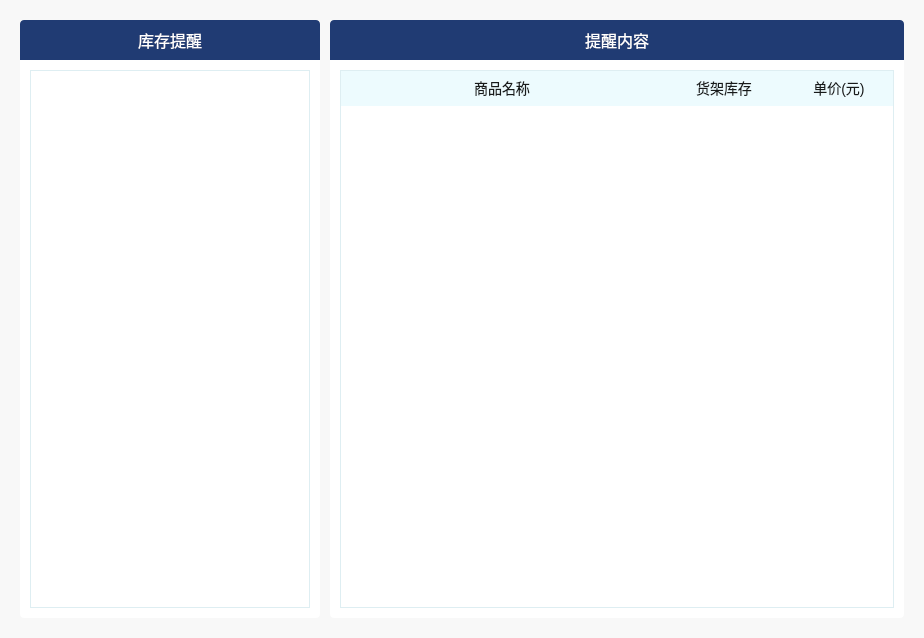
<?xml version="1.0" encoding="UTF-8"?>
<ui version="4.0">
 <class>InventoryRemindWgt</class>
 <widget class="QWidget" name="InventoryRemindWgt">
  <property name="geometry">
   <rect>
    <x>0</x>
    <y>0</y>
    <width>924</width>
    <height>638</height>
   </rect>
  </property>
  <property name="windowTitle">
   <string>InventoryRemindWgt</string>
  </property>
  <property name="styleSheet">
   <string notr="true">#widget{
background:#F8F8F8;
}</string>
  </property>
  <layout class="QGridLayout" name="gridLayout">
   <property name="leftMargin">
    <number>0</number>
   </property>
   <property name="topMargin">
    <number>0</number>
   </property>
   <property name="rightMargin">
    <number>0</number>
   </property>
   <property name="bottomMargin">
    <number>0</number>
   </property>
   <property name="spacing">
    <number>0</number>
   </property>
   <item row="0" column="0">
    <widget class="QWidget" name="widget" native="true">
     <property name="styleSheet">
      <string notr="true">#wgt_left,#wgt_right{
background:#FFFFFF;
border-radius:4px;
}</string>
     </property>
     <layout class="QHBoxLayout" name="horizontalLayout">
      <property name="spacing">
       <number>10</number>
      </property>
      <property name="leftMargin">
       <number>20</number>
      </property>
      <property name="topMargin">
       <number>20</number>
      </property>
      <property name="rightMargin">
       <number>20</number>
      </property>
      <property name="bottomMargin">
       <number>20</number>
      </property>
      <item>
       <widget class="QWidget" name="wgt_left" native="true">
        <property name="minimumSize">
         <size>
          <width>300</width>
          <height>598</height>
         </size>
        </property>
        <property name="maximumSize">
         <size>
          <width>300</width>
          <height>598</height>
         </size>
        </property>
        <property name="styleSheet">
         <string notr="true">#lbl_inventoryRemind{
font-family:&quot;微软雅黑&quot;;
font-size:16px;
color:#FFFFFF;
background:#203B73;
border-top-left-radius:4px;
border-top-right-radius:4px;
}
#lwgt_inventoryRemind{
border:1px solid #DEEEF2;
}
#wgt_inventoryRemind{
border-bottom-left-radius:4px;
border-bottom-right-radius:4px;
}</string>
        </property>
        <layout class="QVBoxLayout" name="verticalLayout">
         <property name="spacing">
          <number>0</number>
         </property>
         <property name="leftMargin">
          <number>0</number>
         </property>
         <property name="topMargin">
          <number>0</number>
         </property>
         <property name="rightMargin">
          <number>0</number>
         </property>
         <property name="bottomMargin">
          <number>0</number>
         </property>
         <item>
          <widget class="QLabel" name="lbl_inventoryRemind">
           <property name="minimumSize">
            <size>
             <width>0</width>
             <height>40</height>
            </size>
           </property>
           <property name="maximumSize">
            <size>
             <width>16777215</width>
             <height>40</height>
            </size>
           </property>
           <property name="text">
            <string>库存提醒</string>
           </property>
           <property name="alignment">
            <set>Qt::AlignCenter</set>
           </property>
          </widget>
         </item>
         <item>
          <widget class="QWidget" name="wgt_inventoryRemind" native="true">
           <layout class="QGridLayout" name="gridLayout_2">
            <property name="leftMargin">
             <number>10</number>
            </property>
            <property name="topMargin">
             <number>10</number>
            </property>
            <property name="rightMargin">
             <number>10</number>
            </property>
            <property name="bottomMargin">
             <number>10</number>
            </property>
            <property name="spacing">
             <number>0</number>
            </property>
            <item row="0" column="0">
             <widget class="QListWidget" name="lwgt_inventoryRemind">
              <property name="styleSheet">
               <string notr="true">QListView::item:hover{
  background:transparent;
}</string>
              </property>
             </widget>
            </item>
           </layout>
          </widget>
         </item>
        </layout>
       </widget>
      </item>
      <item>
       <widget class="QWidget" name="wgt_right" native="true">
        <property name="minimumSize">
         <size>
          <width>574</width>
          <height>598</height>
         </size>
        </property>
        <property name="maximumSize">
         <size>
          <width>574</width>
          <height>598</height>
         </size>
        </property>
        <property name="styleSheet">
         <string notr="true">#lbl_contentRemind{
font-family:&quot;微软雅黑&quot;;
font-size:16px;
color:#FFFFFF;
background:#203B73;
border-top-left-radius:4px;
border-top-right-radius:4px;
}
#lwgt_contentRemind{
border:1px solid #DEEEF2;
border-top:none;
}
#wgt_contentRemind{
border-bottom-left-radius:4px;
border-bottom-right-radius:4px;
}
#wgt_title{
border:1px solid #DEEEF2;
border-bottom:none;
background:#edfbfe;
}</string>
        </property>
        <layout class="QVBoxLayout" name="verticalLayout_2">
         <property name="spacing">
          <number>0</number>
         </property>
         <property name="leftMargin">
          <number>0</number>
         </property>
         <property name="topMargin">
          <number>0</number>
         </property>
         <property name="rightMargin">
          <number>0</number>
         </property>
         <property name="bottomMargin">
          <number>0</number>
         </property>
         <item>
          <widget class="QLabel" name="lbl_contentRemind">
           <property name="minimumSize">
            <size>
             <width>0</width>
             <height>40</height>
            </size>
           </property>
           <property name="maximumSize">
            <size>
             <width>16777215</width>
             <height>40</height>
            </size>
           </property>
           <property name="text">
            <string>提醒内容</string>
           </property>
           <property name="alignment">
            <set>Qt::AlignCenter</set>
           </property>
          </widget>
         </item>
         <item>
          <widget class="QWidget" name="wgt_contentRemind" native="true">
           <layout class="QVBoxLayout" name="verticalLayout_3">
            <property name="spacing">
             <number>0</number>
            </property>
            <property name="leftMargin">
             <number>10</number>
            </property>
            <property name="topMargin">
             <number>10</number>
            </property>
            <property name="rightMargin">
             <number>10</number>
            </property>
            <property name="bottomMargin">
             <number>10</number>
            </property>
            <item>
             <widget class="QWidget" name="wgt_title" native="true">
              <property name="minimumSize">
               <size>
                <width>0</width>
                <height>36</height>
               </size>
              </property>
              <property name="maximumSize">
               <size>
                <width>16777215</width>
                <height>36</height>
               </size>
              </property>
              <property name="styleSheet">
               <string notr="true">QLabel{
font-family:&quot;微软雅黑&quot;;
font-size:14px;
color:rgba(0,0,0,0.9);
}</string>
              </property>
              <layout class="QHBoxLayout" name="horizontalLayout_2">
               <property name="spacing">
                <number>0</number>
               </property>
               <property name="leftMargin">
                <number>0</number>
               </property>
               <property name="topMargin">
                <number>0</number>
               </property>
               <property name="rightMargin">
                <number>0</number>
               </property>
               <property name="bottomMargin">
                <number>0</number>
               </property>
               <item>
                <widget class="QLabel" name="label">
                 <property name="minimumSize">
                  <size>
                   <width>300</width>
                   <height>0</height>
                  </size>
                 </property>
                 <property name="text">
                  <string>商品名称</string>
                 </property>
                 <property name="alignment">
                  <set>Qt::AlignCenter</set>
                 </property>
                </widget>
               </item>
               <item>
                <widget class="QLabel" name="label_2">
                 <property name="minimumSize">
                  <size>
                   <width>120</width>
                   <height>0</height>
                  </size>
                 </property>
                 <property name="maximumSize">
                  <size>
                   <width>120</width>
                   <height>16777215</height>
                  </size>
                 </property>
                 <property name="text">
                  <string>货架库存</string>
                 </property>
                 <property name="alignment">
                  <set>Qt::AlignCenter</set>
                 </property>
                </widget>
               </item>
               <item>
                <widget class="QLabel" name="label_3">
                 <property name="minimumSize">
                  <size>
                   <width>110</width>
                   <height>0</height>
                  </size>
                 </property>
                 <property name="maximumSize">
                  <size>
                   <width>110</width>
                   <height>16777215</height>
                  </size>
                 </property>
                 <property name="text">
                  <string>单价(元)</string>
                 </property>
                 <property name="alignment">
                  <set>Qt::AlignCenter</set>
                 </property>
                </widget>
               </item>
              </layout>
             </widget>
            </item>
            <item>
             <widget class="QListWidget" name="lwgt_contentRemind">
              <property name="styleSheet">
               <string notr="true">QListView::item:hover{
  background:transparent;
}</string>
              </property>
             </widget>
            </item>
           </layout>
          </widget>
         </item>
        </layout>
       </widget>
      </item>
     </layout>
    </widget>
   </item>
  </layout>
 </widget>
 <layoutdefault spacing="6" margin="11"/>
 <resources/>
 <connections/>
</ui>
